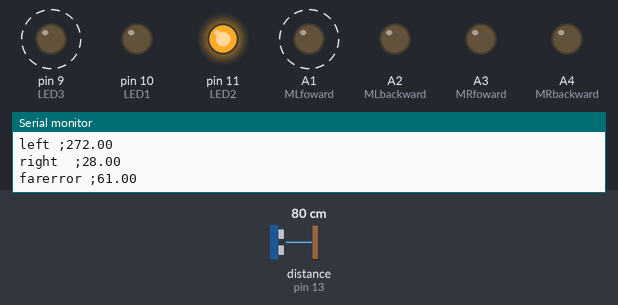
A sketch run on a simulated Arduino Uno, built with avr-gcc and run on an emulated ATmega328P. Parts: output pins drawn as LEDs (lit = HIGH), the last lines printed to the serial monitor. Dashed ring = blinking. Inputs (shaded band) come from the test bench; at power-on: distance to the obstacle (sensor on pin 13) 80 cm. The echo pulse lasts 58.3 µs per cm.

Above: at 1.2 s.
1.3 s: distance to the obstacle (sensor on pin 13) set to 34 cm
4.3 s: distance to the obstacle (sensor on pin 13) set to 29 cm
At 4.83 s:
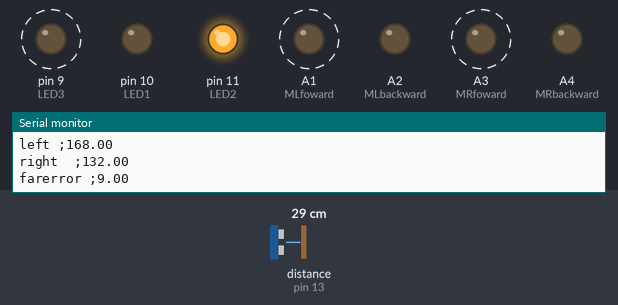
7.3 s: distance to the obstacle (sensor on pin 13) set to 25 cm
10.3 s: distance to the obstacle (sensor on pin 13) set to 21 cm
At 10.66 s:
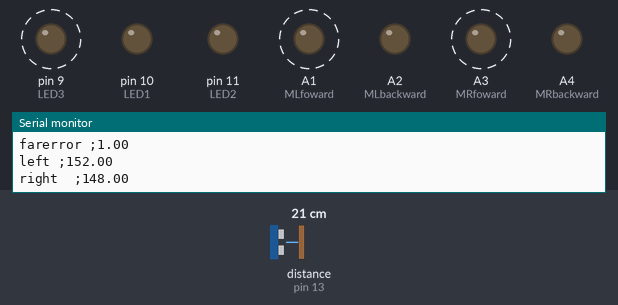
13.3 s: distance to the obstacle (sensor on pin 13) set to 15 cm
At 13.71 s:
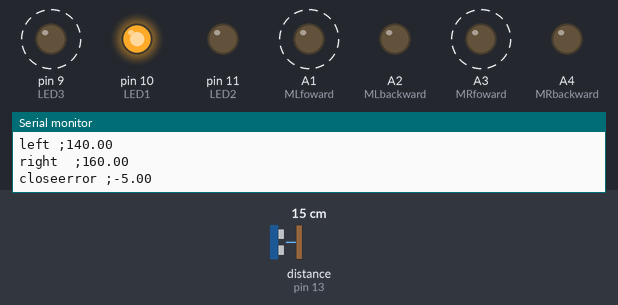
16.3 s: distance to the obstacle (sensor on pin 13) set to 18 cm
At 16.76 s:
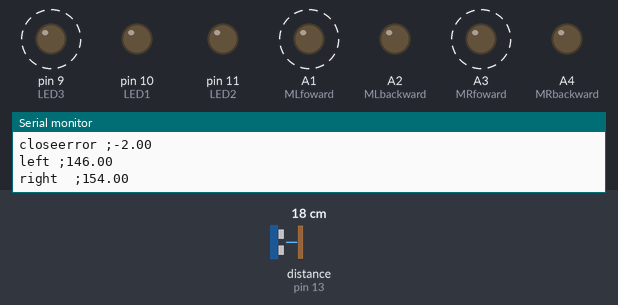
Timing chart, 0 to 20.3 s (numbered marks = the images above; inputs shaded):
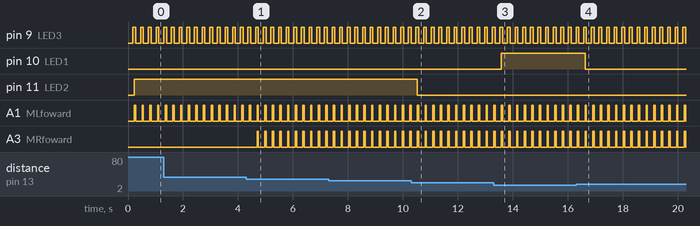

The sketch:

Test3_0.ino
```cpp
#include <NewPing.h>

const int LED1 = 10;
const int LED2 = 11;
const int LED3 = 9;
const int TRIG = 12;
const int ECHO = 13;
const int MLfoward = A1;
const int MLbackward = A2;
const int MRfoward = A3;
const int MRbackward = A4;
const float distancecm = 20;
const float maxdistancecm = 500;
unsigned long echotime;
const float k = 2;
float error = 1;
float leftpower;
float rightpower;

NewPing sonar(TRIG,ECHO,maxdistancecm);

void setup() {
  for (int x = 9; x < 13; x++){
    pinMode(x,OUTPUT);
  }
  pinMode(ECHO,INPUT);
  pinMode(A1,OUTPUT);
  pinMode(A2,OUTPUT);
  pinMode(A3,OUTPUT);
  pinMode(A4,OUTPUT);
  Serial.begin(9600);
}

void loop() {
  leftpower = 150;
  rightpower = 150;
  digitalWrite(LED3, LOW);
  echotime = sonar.ping_median(7);
  error = sonar.convert_cm(echotime) - distancecm;
  digitalWrite(LED3, HIGH);
  delay(50);
  leftpower = 150+(k*error);
  rightpower = 150 + (-k*error);
  Serial.print("error ;");
  Serial.println(error);
  Serial.print("left ;");
  Serial.println(leftpower);
  Serial.print("right  ;");
  Serial.println(rightpower);


    if (error < -3){
      digitalWrite(LED1, HIGH);
      digitalWrite(LED2, LOW);
      analogWrite(MLfoward,leftpower);
      analogWrite(MRfoward,150);
      analogWrite(MLbackward,0);
      analogWrite(MRbackward,0);
      Serial.print("close");
      }else if(error > 3){
      digitalWrite(LED1, LOW);
      digitalWrite(LED2, HIGH);
      analogWrite(MLfoward,150);
      analogWrite(MRfoward,rightpower);
      analogWrite(MLbackward,0);
      analogWrite(MRbackward,0);
      Serial.print("far");
    }else{
      digitalWrite(LED1, LOW);
      digitalWrite(LED2, LOW);
      analogWrite(MLfoward,150);
      analogWrite(MRfoward,150);
      analogWrite(MLbackward,0);
      analogWrite(MRbackward,0);
    }
    delay(50);
    analogWrite(MLfoward,0);
    analogWrite(MRfoward,0);
    analogWrite(MLbackward,0);
    analogWrite(MRbackward,0);
}
```

Measured:
- the behaviour switches between 32 and 31 cm on distance to the obstacle (sensor on pin 13) (found by bisection; images 0 and 1)
- the behaviour switches between 24 and 23 cm on distance to the obstacle (sensor on pin 13) (found by bisection; images 1 and 2)
- the behaviour switches between 17 and 16 cm on distance to the obstacle (sensor on pin 13) (found by bisection; images 2 and 3)
- after the input at 4.3 s, A3 (MRfoward): alternates HIGH for 0.05 s and LOW for 0.23 s, starting after 0.39 s
- after the input at 10.3 s, pin 11 (LED2): HIGH → LOW after 0.23 s
- after the input at 13.3 s, pin 10 (LED1): LOW → HIGH after 0.28 s
- after the input at 16.3 s, pin 10 (LED1): HIGH → LOW after 0.33 s
- by itself, pin 9 (LED3): alternates HIGH for 0.10 s and LOW for 0.18 s
